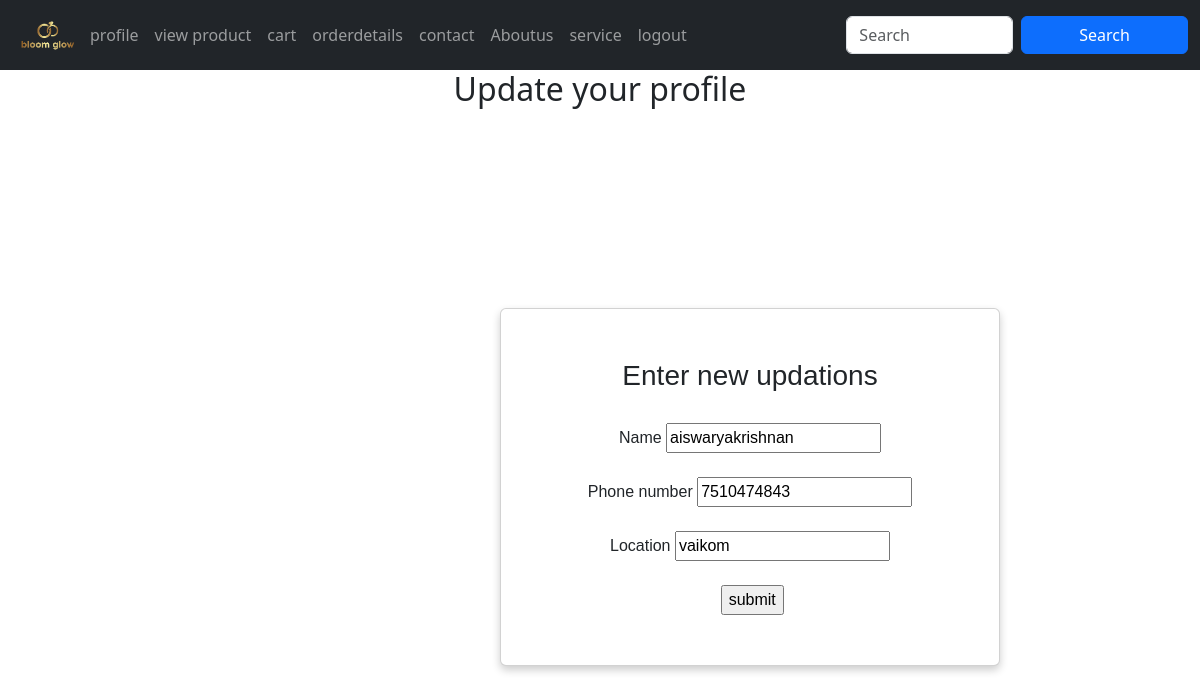
The app's page /upload (signed in), older data.
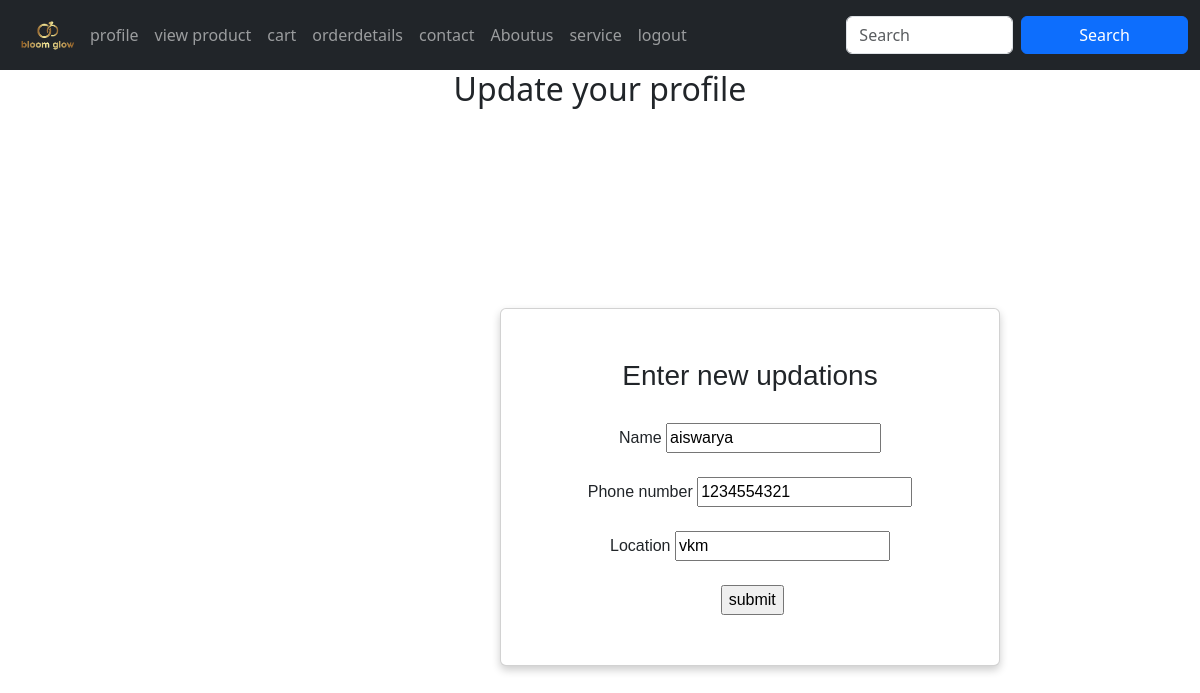
The same page, newer data.
### app/models.py (models this page shows, shortened)
class Register(models.Model):
    Email = models.EmailField(unique=True)
    name = models.TextField()
    phonenumber = models.IntegerField()
    password = models.IntegerField()
    location= models.TextField()

### app/views.py (the view)
# urls.py: path('upload',views.upload),
def upload(req):
    if 'user' in req.session:
        data=Register.objects.get(Email=req.session['user'])
        if req.method=='POST':
            name=req.POST['name']
            phonenumber=req.POST['phonenumber']
            location=req.POST['location']
            Register.objects.filter(Email=req.session['user']).update(name=name,phonenumber=phonenumber,location=location)
            return redirect(profile)
        return render(req,'user/updateprofile.html',{'data':data})
    else:
       return redirect(login)

### template/user/updateprofile.html (shortened to what this page needs)
<!DOCTYPE html>
<html>
<head>
<link rel="stylesheet" href="https://cdnjs.cloudflare.com/ajax/libs/font-awesome/4.7.0/css/font-awesome.min.css">
<link href="https://cdn.jsdelivr.net/npm/bootstrap@5.3.3/dist/css/bootstrap.min.css" rel="stylesheet">
</head>
<body>
  <nav class="navbar navbar-expand-sm navbar-dark bg-dark">
    <div class="container-fluid">
      <a href="../userhome" class="logo">
        <img src="static/logo.png" alt="logo" width="70px">
      </a>
      <div class="collapse navbar-collapse" id="mynavbar">
        <ul class="navbar-nav me-auto">
          <li class="nav-item">
            <a class="nav-link" href="../profile">profile</a>
          </li>
          <li class="nav-item">
            <a class="nav-link" href="../userviewproduct">view product</a>
          </li>
          <li class="nav-item">
            <a class="nav-link" href="../user_view_cart">cart</a>
          </li>
          <li class="nav-item">
            <a class="nav-link" href="../orderdetails">orderdetails</a>
          </li>
          <li class="nav-item">
            <a class="nav-link" href="../contact">contact</a>
          </li>
        <li class="nav-item">
          <a class="nav-link" href="../aboutus">Aboutus</a>
        </li>
      <li class="nav-item">
        <a class="nav-link" href="../service">service</a>
      </li>
          <li class="nav-item">
            <a class="nav-link" href="../logout">logout</a>
          </li>
        </ul>
        <form class="d-flex">
          <input class="form-control me-2" type="text" placeholder="Search">
          <button class="btn btn-primary" type="button">Search</button>
        </form>
      </div>
    </div>
  </nav>
  <div>
    <h2>Update your profile</h2>
  </div>
<div class="card">
    <form action="" method="post" >
    <h3>Enter new updations</h3>
        <label for="">Name</label>
    <input type="text"  name="name" value="{{data.name}}" placeholder="Enter your name"><br><br>
        <label for="">Phone number</label>
    <input type="number" name="phonenumber" value="{{data.phonenumber}}" placeholder="Enter your phonenumber"><br><br>
        <label for="">Location</label>
    <input type="text"  name="location" value="{{data.location}}" placeholder="Enter your location"><br><br>
    <input type="submit" value="submit" ><br>
    </form>
</div>
</body>
</html>

Row changes from the older to the newer data that the page shows:
changed Register: name "aiswaryakrishnan" → "aiswarya"; phonenumber "7510474843" → "1234554321"; location "vaikom" → "vkm"
